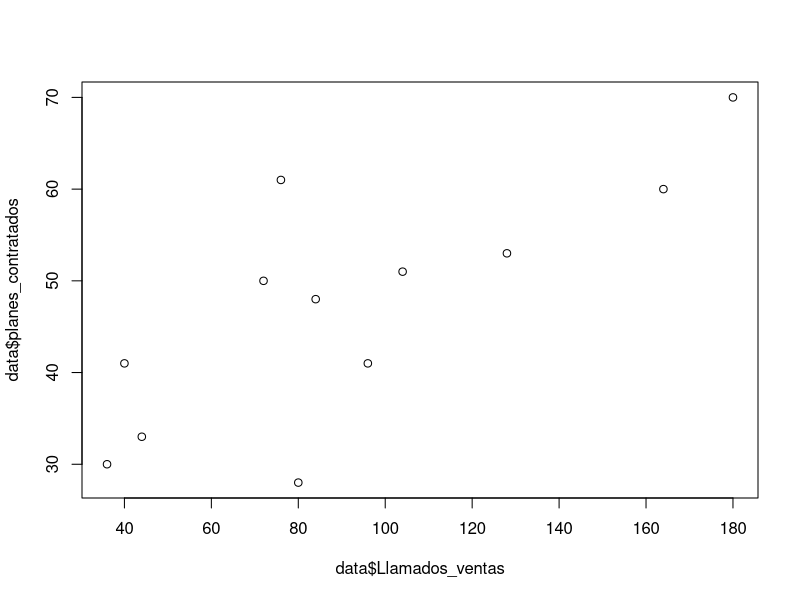

Here is the R script that generated this plot:
library(dplyr)

Llamados_ventas <- c(96, 40, 104, 128, 164, 76, 72, 80, 84, 180, 44, 36)
planes_contratados <- c(41, 41, 51, 53, 60, 61, 50, 28, 48, 70, 33, 30)

data <- data.frame(Llamados_ventas, planes_contratados)

plot(data$Llamados_ventas, data$planes_contratados)


# Coeficiente de correlación ----------------------------------------------

data <- data %>% 
  mutate(diff_xbarra = Llamados_ventas - mean(Llamados_ventas),
         diff_ybarra = planes_contratados - round(mean(planes_contratados), 0),
         prod_desv = diff_xbarra * diff_ybarra) %>% 
  summarize(sum(prod_desv))

data

cor_manual <- data / ((12-1)*sd(Llamados_ventas)*sd(planes_contratados))

cor_manual*100

cor_manual

cor_formula <- cor(planes_contratados, Llamados_ventas)

cbind(cor_manual, cor_formula)
